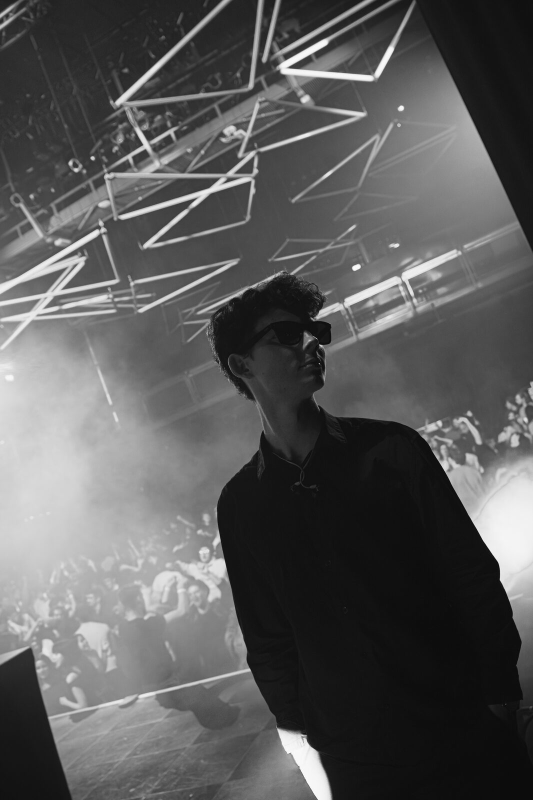
#> input picture tools/source/hero.jpg, 1066 x 1600 px, found by its file name (shown at 1/2 size)
$ python build-particle-map.py tools/source/hero.jpg public_html/images/hero-particles.png 1.0 15
#> lines starting #> are read from the running program, lines starting #| are printed output that depends on the picture; after the words box and inside, x2 and y2 are one past the last pixel; in counts of white or black regions, pixels touching at a corner belong together
# Builds the hero particle map from a backlit portrait.
# Usage: python3 tools/build-particle-map.py tools/source/hero.jpg public_html/images/hero-particles.png 1.0 15
# (last two arguments: output scale, and clockwise rotation in degrees to straighten the figure)
# Output: 8-bit grayscale PNG cropped to the figure. 0 = empty, brighter = denser and brighter particles.
# Needs Pillow, numpy and scipy. Re-run after swapping the source photo.
import sys
from PIL import Image
import numpy as np
from scipy import ndimage as nd
src, out = sys.argv[1], sys.argv[2]
im = Image.open(src).convert('L')
#> im is the input picture: PIL image 1066x1600 L; min 0, max 255, mean 90.2
a = np.asarray(im).astype(float) / 255.0
H, W = a.shape
#> H = 1600; W = 1066

# 1. Person mask: largest dark component, closed, holes filled, smoothed
m = a < 70/255
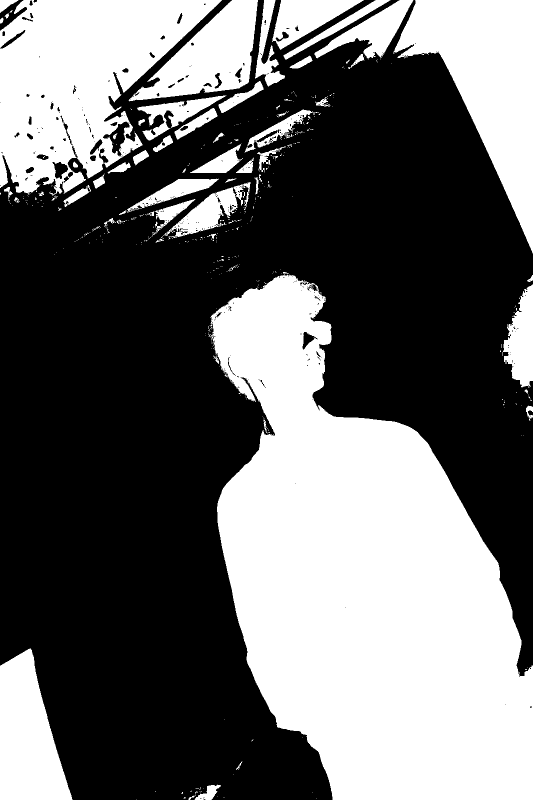
#> m: shape (1600, 1066) bool (shown at 1/2 size); 41.1% white; 447 white regions (377 under 20 px), largest, box (x1, y1, x2, y2) and area: (417, 549, 1066, 1600) 416125, (0, 0, 444, 391) 100210, (786, 0, 1066, 507) 63681
m = nd.binary_opening(m, iterations=2)
#> m: shape (1600, 1066) bool; 40.7% white; 80 white regions (17 under 20 px), largest, box (x1, y1, x2, y2) and area: (422, 550, 1066, 1600) 415517, (0, 0, 442, 386) 96951, (788, 0, 1066, 499) 63592
lab, n = nd.label(m)
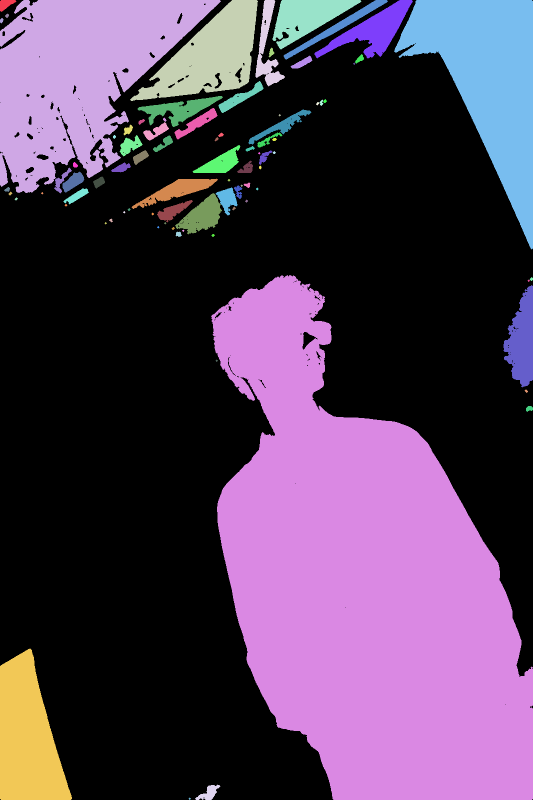
#> lab: shape (1600, 1066) int32 (shown at 1/2 size); 85 distinct labels, from 0 to 84; one colour per label, 0 black
#> n = 84
sizes = nd.sum(m, lab, range(1, n + 1))
#> sizes = 84 values, max 415517 at index 74, min 13 at index 13, mean 8259
m = lab == (np.argmax(sizes) + 1)
#> m: shape (1600, 1066) bool; 24.4% white; 1 white region, box (x1, y1, x2, y2) and area: (422, 550, 1066, 1600) 415517
m = nd.binary_closing(m, structure=np.ones((3,3)), iterations=6)
#> m: shape (1600, 1066) bool; 24.2% white; 1 white region, box (x1, y1, x2, y2) and area: (422, 550, 1060, 1594) 413082
m = nd.binary_fill_holes(m)
#> m: shape (1600, 1066) bool; 24.2% white; 1 white region, box (x1, y1, x2, y2) and area: (422, 550, 1060, 1594) 413304
m = nd.binary_opening(m, iterations=3)
#> m: shape (1600, 1066) bool; 24.2% white; 1 white region, box (x1, y1, x2, y2) and area: (422, 550, 1060, 1594) 413229
soft = nd.gaussian_filter(m.astype(float), 2.0)
m = soft > 0.5
#> m: shape (1600, 1066) bool; 24.2% white; 1 white region, box (x1, y1, x2, y2) and area: (423, 550, 1060, 1594) 413232

# 2. Contour: a faint rim keeps the outline legible. The photo is backlit, so the hair and
#    shoulders carry a bright halo; damp everything within a few pixels of the edge.
dist = nd.distance_transform_edt(m)
rim = np.exp(-dist / 6.0)
edge_damp = 1.0 - 0.7 * np.exp(-dist / 9.0)

# 3. Local detail: photo luminance relative to its neighbourhood (reveals face, glasses, hair, folds)
# Tones inside the figure sit in a narrow dark band (~13..120 of 255): stretch them.
lum = np.clip((a - 0.065) / (0.42 - 0.065), 0, 1) ** 0.75
mu = nd.gaussian_filter(a, 10)
sd = np.sqrt(np.maximum(nd.gaussian_filter(a * a, 10) - mu * mu, 1e-6))
detail = np.clip((a - mu) / (sd + 0.02) * 0.35, 0, 1)  # curls, folds, glasses edges
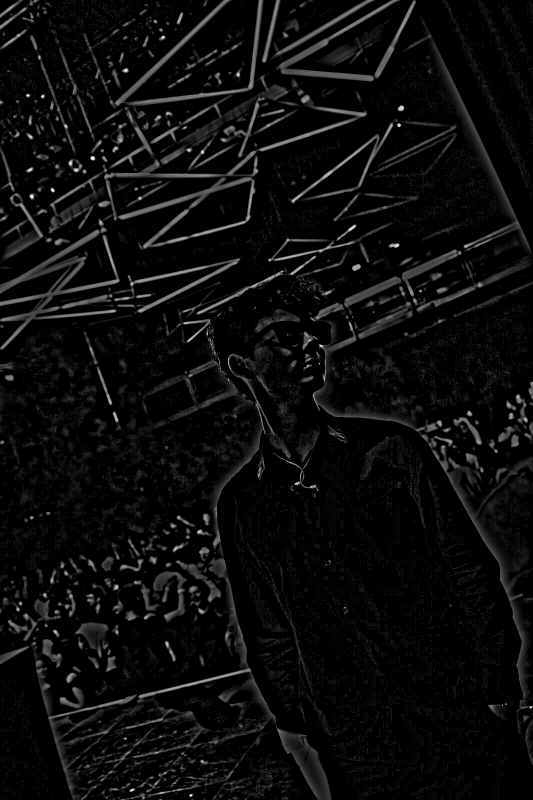
#> detail: shape (1600, 1066) float64 (shown at 1/2 size); min 0, max 1, mean 0.0483

v = 0.10 + 0.12 * rim + (0.35 * detail + 1.1 * lum) * edge_damp
v = np.clip(v, 0, 1) * m

# The photo frame cuts the body at the bottom and right: fade into the dark there
# instead of ending on a hard straight edge.
yy, xx = np.mgrid[0:H, 0:W]
fade_bottom = np.clip((H - 1 - yy) / (0.16 * H), 0, 1) ** 1.5
fade_right = np.clip((W - 1 - xx) / (0.09 * W), 0, 1) ** 1.5
v = v * fade_bottom * fade_right

# The camera was tilted (dutch angle). Rotate the finished map clockwise so the figure
# stands upright. The faded frame edges rotate with it.
ROTATE_DEG = float(sys.argv[4]) if len(sys.argv) > 4 else 15.0
if ROTATE_DEG:
    v = np.asarray(Image.fromarray(v.astype(np.float32), 'F').rotate(-ROTATE_DEG, Image.BICUBIC, expand=True))
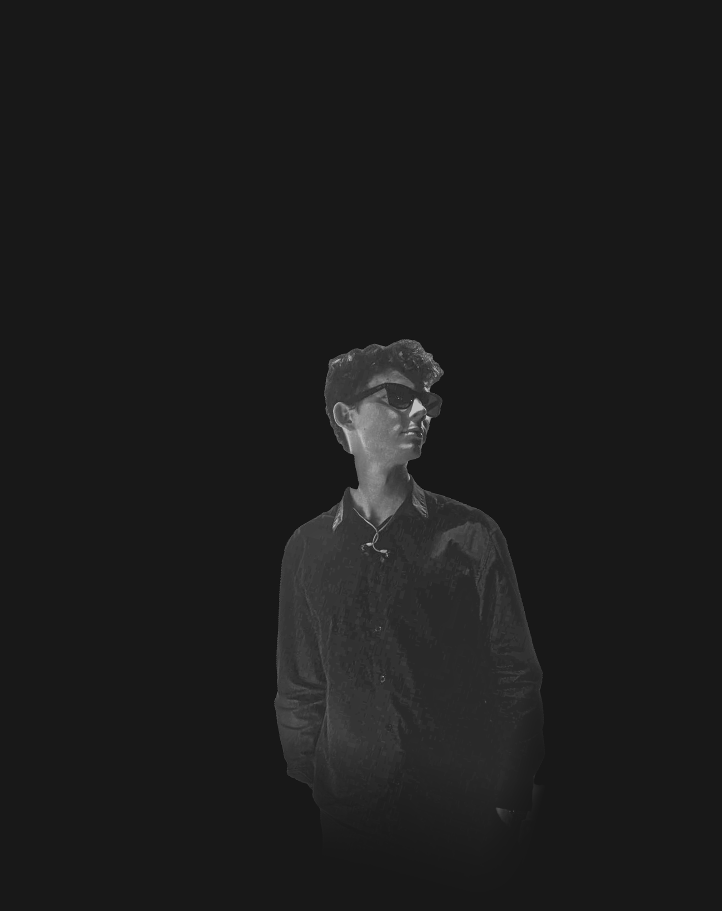
#> v: shape (1822, 1444) float32 (shown at 1/2 size); min -0.148, max 1.38, mean 0.0252; drawn with min black and max white
    v = np.clip(v, 0, 1)
    m = v > 0.01
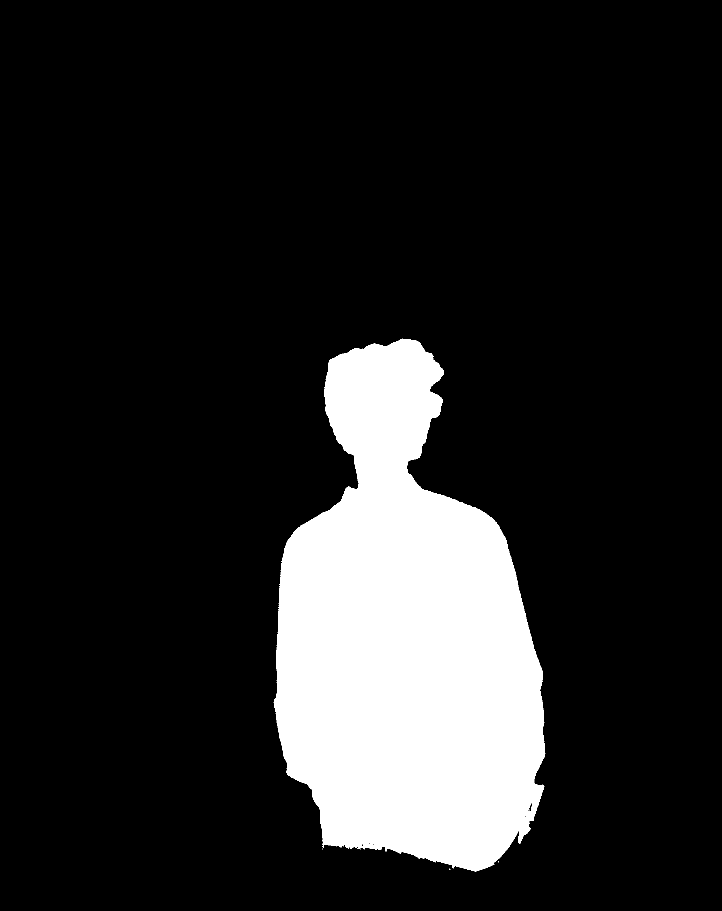
#> m: shape (1822, 1444) bool (shown at 1/2 size); 14.9% white; 5 white regions (4 under 20 px), largest, box (x1, y1, x2, y2) and area: (547, 677, 1091, 1743) 391454
    H, W = v.shape
#> H = 1822; W = 1444

# 4. Encode as 8-bit grayscale: 0 = empty, brighter = denser/brighter particles.
#    Crop to the figure and quantise to 32 levels so the PNG stays small.
scale = float(sys.argv[3]) if len(sys.argv) > 3 else 0.75
ys, xs = np.nonzero(m)
pad = 4
y0, y1 = max(ys.min() - pad, 0), min(ys.max() + pad + 1, H)
#> y0 = 673; y1 = 1747
x0, x1 = max(xs.min() - pad, 0), min(xs.max() + pad + 1, W)
#> x0 = 543; x1 = 1095
img = Image.fromarray((v[y0:y1, x0:x1] * 255).astype(np.uint8), 'L')
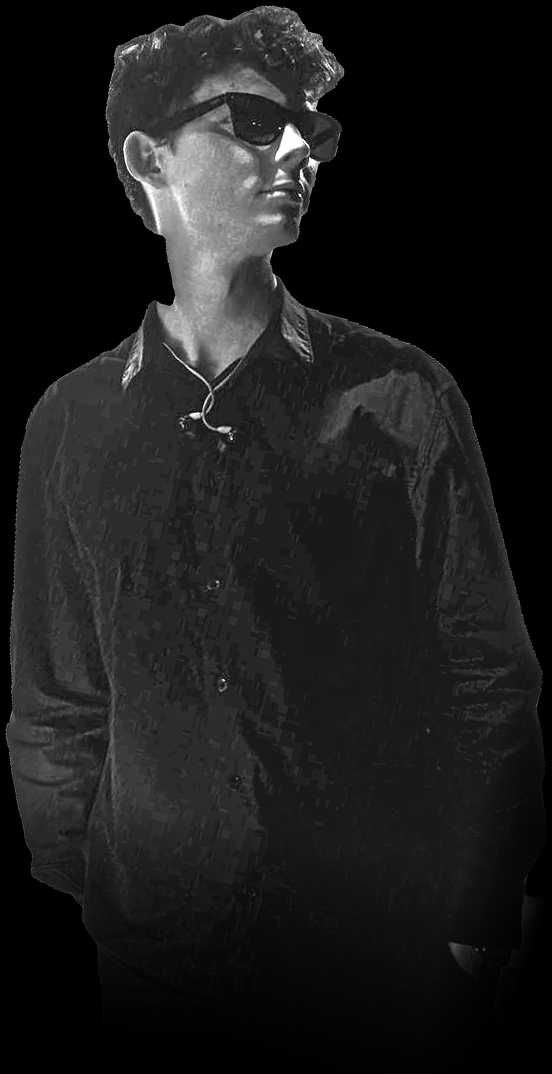
#> img: PIL image 552x1074 L; min 0, max 255, mean 28.2
img = img.resize((round((x1 - x0) * scale), round((y1 - y0) * scale)), Image.LANCZOS)
q = (np.asarray(img).astype(int) + 4) // 8 * 8
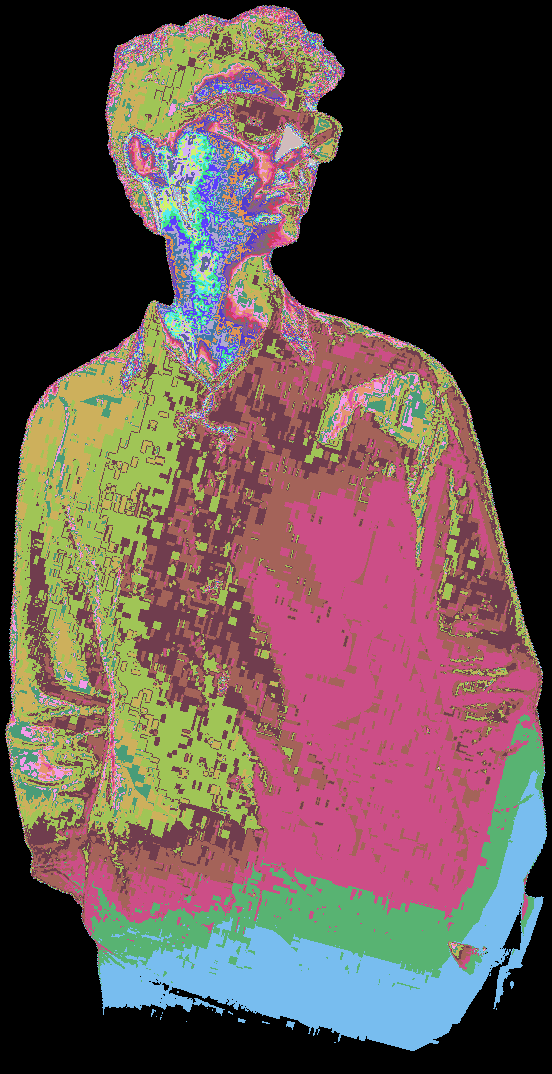
#> q: shape (1074, 552) int64; 33 distinct labels, from 0 to 256; one colour per label, 0 black
img = Image.fromarray(np.clip(q, 0, 255).astype(np.uint8), 'L')
img.save(out, optimize=True)
print('saved', out, img.size)
#| saved public_html/images/hero-particles.png (552, 1074)
